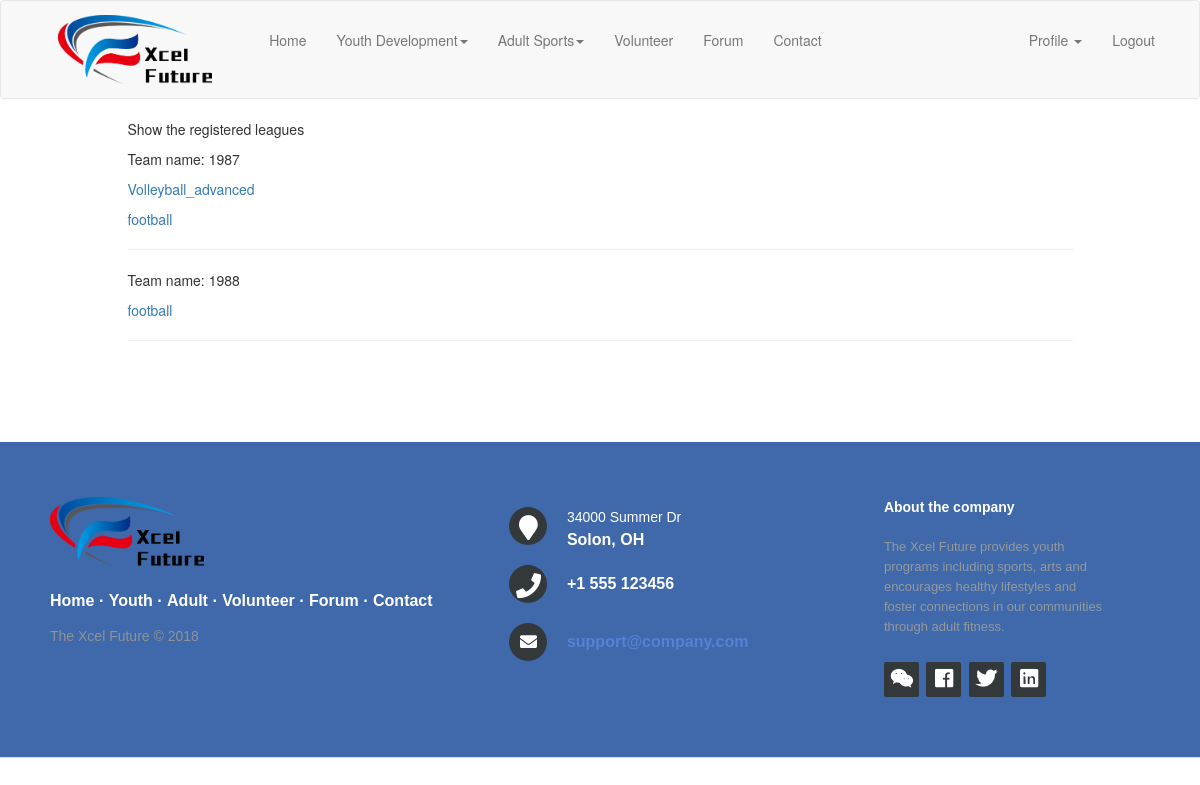
Screenshot of /my_leagues (signed in) with the database file from the repository.
### app/models.py (models this page shows, shortened)
class Team(db.Model):
    id = db.Column(db.Integer, primary_key=True)
    name = db.Column(db.String(64))
    leagues = db.relationship('League_Team', back_populates='team')
    account_id = db.Column(db.Integer, db.ForeignKey('user.id'))
    def registered_leagues(self):
        return League.query.join(
            League_Team, (League_Team.league_id == League.id)).filter(
                League_Team.team_id == self.id).order_by(League.start_date.desc())

class League(db.Model):
    id = db.Column(db.Integer, primary_key=True)
    name = db.Column(db.String(200))
    genre = db.Column(db.String(64))
    guy_num = db.Column(db.Integer)
    girl_num = db.Column(db.Integer)
    open_registration = db.Column(db.Date)
    start_date = db.Column(db.DateTime, index=True, default=datetime.now)
    end_date = db.Column(db.DateTime, index=True)
    time_1 = db.Column(db.DateTime)
    time_2 = db.Column(db.DateTime)
    how_long = db.Column(db.Integer)
    where = db.Column(db.String(200))
    limit = db.Column(db.Integer)
    team_num = db.Column(db.Integer)
    rule = db.Column(db.Text)
    teams = db.relationship('League_Team', back_populates='league')

### app/routes.py (the view)
@app.route('/my_leagues')
@login_required
def my_leagues():
    teams = Team.query.filter_by(account_id=current_user.id)
    page = request.args.get('page', 1, type=int)
    array = []
    for team in teams:
        leagueobj = {}
        leagueobj['team'] = team
        leagueobj['leagues'] = team.registered_leagues().paginate(page, app.config['EVENTS_PER_PAGE'], False).items
        array.append(leagueobj)
    return render_template('my_leagues.html', array=array)

### app/models.py (called while the page is built)
@login.user_loader
def load_user(id):
    return User.query.get(int(id))

### app/templates/my_leagues.html
{% extends "base.html" %}
{% block app_content %}
<p>Show the registered leagues</p>
{% for item in array %}
    <p>Team name: {{ item['team'].name }}</p>
    {% if item['leagues'] %}
    {% for league in item['leagues'] %}
        <p><a href="{{ url_for('league', league=league.id) }}">{{ league.name }}</a></p>
    {% endfor %}
    {% else %}
        <p>The team has no registered leagues.</p>
    {% endif %}
    <hr>
{% endfor %}
{% endblock %}

### rows the page displays
Team: team.name "1987"
League: name "Volleyball_advanced"
League: name "football"
Team: team.name "1988"

### other values shown
{{ 'Home' }} "Home"
{{ 'Youth Development' }} "Youth Development"
{{ 'Adult Sports' }} "Adult Sports"
{{ 'Volunteer' }} "Volunteer"
{{ 'Forum' }} "Forum"
{{ 'Contact' }} "Contact"
{{ 'Profile' }} "Profile"
{{ 'Logout' }} "Logout"
